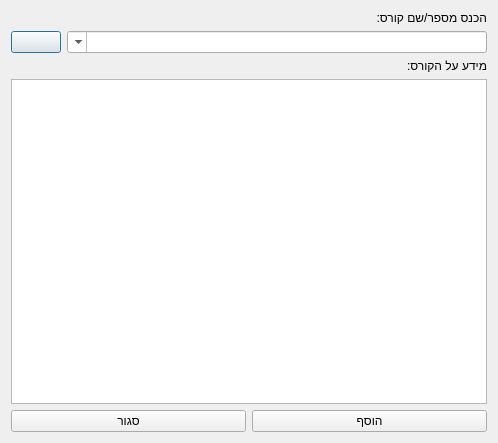
<?xml version="1.0" encoding="UTF-8"?>
<ui version="4.0">
 <class>course_search</class>
 <widget class="QDialog" name="course_search">
  <property name="geometry">
   <rect>
    <x>0</x>
    <y>0</y>
    <width>498</width>
    <height>443</height>
   </rect>
  </property>
  <property name="windowTitle">
   <string>Dialog</string>
  </property>
  <layout class="QGridLayout" name="gridLayout">
   <item row="0" column="0">
    <widget class="QLabel" name="course_num_label">
     <property name="styleSheet">
      <string notr="true">font: 12pt &quot;Noto Sans&quot;;</string>
     </property>
     <property name="text">
      <string>הכנס מספר/שם קורס:</string>
     </property>
    </widget>
   </item>
   <item row="1" column="0">
    <layout class="QVBoxLayout" name="verticalLayout">
     <item>
      <layout class="QHBoxLayout" name="horizontalLayout">
       <item>
        <widget class="QPushButton" name="pushButton">
         <property name="maximumSize">
          <size>
           <width>50</width>
           <height>16777215</height>
          </size>
         </property>
         <property name="text">
          <string/>
         </property>
         <property name="icon">
          <iconset>
           <normaloff>images/row-clean.svg</normaloff>images/row-clean.svg</iconset>
         </property>
         <property name="iconSize">
          <size>
           <width>32</width>
           <height>32</height>
          </size>
         </property>
        </widget>
       </item>
       <item>
        <widget class="QComboBox" name="comboBox">
         <property name="toolTip">
          <string>&lt;html&gt;&lt;head/&gt;&lt;body&gt;&lt;p align=&quot;right&quot;&gt;מראה 50 התאמות ראשונות&lt;/p&gt;&lt;/body&gt;&lt;/html&gt;</string>
         </property>
         <property name="layoutDirection">
          <enum>Qt::RightToLeft</enum>
         </property>
         <property name="editable">
          <bool>true</bool>
         </property>
         <property name="currentText">
          <string/>
         </property>
         <property name="maxVisibleItems">
          <number>50</number>
         </property>
        </widget>
       </item>
      </layout>
     </item>
     <item>
      <widget class="QLabel" name="course_info_label">
       <property name="styleSheet">
        <string notr="true">font: 12pt &quot;Noto Sans&quot;;</string>
       </property>
       <property name="text">
        <string>מידע על הקורס:</string>
       </property>
      </widget>
     </item>
     <item>
      <widget class="QTextEdit" name="find_course_in">
       <property name="layoutDirection">
        <enum>Qt::LeftToRight</enum>
       </property>
       <property name="locale">
        <locale language="Hebrew" country="Israel"/>
       </property>
       <property name="autoFormatting">
        <set>QTextEdit::AutoNone</set>
       </property>
       <property name="html">
        <string>&lt;!DOCTYPE HTML PUBLIC &quot;-//W3C//DTD HTML 4.0//EN&quot; &quot;http://www.w3.org/TR/REC-html40/strict.dtd&quot;&gt;
&lt;html&gt;&lt;head&gt;&lt;meta name=&quot;qrichtext&quot; content=&quot;1&quot; /&gt;&lt;style type=&quot;text/css&quot;&gt;
p, li { white-space: pre-wrap; }
&lt;/style&gt;&lt;/head&gt;&lt;body style=&quot; font-family:'Noto Sans'; font-size:10pt; font-weight:400; font-style:normal;&quot;&gt;
&lt;p align=&quot;right&quot; style=&quot;-qt-paragraph-type:empty; margin-top:0px; margin-bottom:0px; margin-left:0px; margin-right:0px; -qt-block-indent:0; text-indent:0px;&quot;&gt;&lt;br /&gt;&lt;/p&gt;&lt;/body&gt;&lt;/html&gt;</string>
       </property>
       <property name="textInteractionFlags">
        <set>Qt::TextSelectableByKeyboard|Qt::TextSelectableByMouse</set>
       </property>
      </widget>
     </item>
     <item>
      <layout class="QHBoxLayout" name="horizontalLayout_2">
       <item>
        <widget class="QPushButton" name="close_search_button">
         <property name="text">
          <string>סגור</string>
         </property>
        </widget>
       </item>
       <item>
        <widget class="QPushButton" name="add_course_button">
         <property name="text">
          <string>הוסף</string>
         </property>
        </widget>
       </item>
      </layout>
     </item>
    </layout>
   </item>
  </layout>
 </widget>
 <tabstops>
  <tabstop>add_course_button</tabstop>
  <tabstop>close_search_button</tabstop>
  <tabstop>find_course_in</tabstop>
 </tabstops>
 <resources/>
 <connections>
  <connection>
   <sender>pushButton</sender>
   <signal>clicked()</signal>
   <receiver>comboBox</receiver>
   <slot>clearEditText()</slot>
   <hints>
    <hint type="sourcelabel">
     <x>33</x>
     <y>66</y>
    </hint>
    <hint type="destinationlabel">
     <x>123</x>
     <y>68</y>
    </hint>
   </hints>
  </connection>
 </connections>
</ui>
